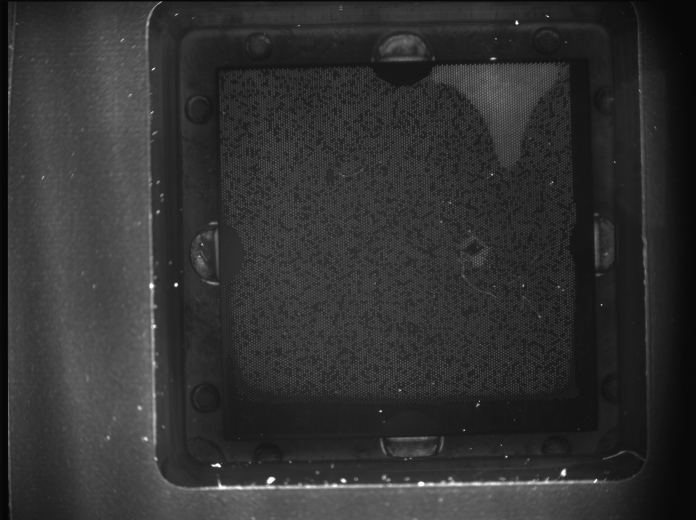
%> input picture assignment4/作业4图像4.tif, 1392 x 1040 px (shown at 1/2 size)
$ octave assignment3.m   (GNU Octave 9; MATLAB toolbox functions it lacks are replaced by stand-ins)
%> lines starting %> are read from the running program, lines starting %| are printed output that depends on the picture; in (x1, y1, x2, y2) boxes, pixels count from 0 and x2, y2 are one past the last pixel; in counts of white or black regions, pixels touching at a corner belong together; the program's own positions count from 1
clear all;
close all;

%% 读取图像
%img = imread('作业4图像3.tif');
img = imread('作业4图像4.tif');
%> img is the input picture: size 1040x1392 uint16; min 0, max 62451, mean 12194.9
figure(1);
subplot(221);imshow(img);title('原始图像');
% 直方图均衡化 高对比度
J = histeq(img);
subplot(222);imshow(J);title('直方图均衡化后');
% 二值化图像
%img_bw = imbinarize(J);
img_bw1 = imbinarize(img(1:1040,1:696));%对图像左半部分进行二值化
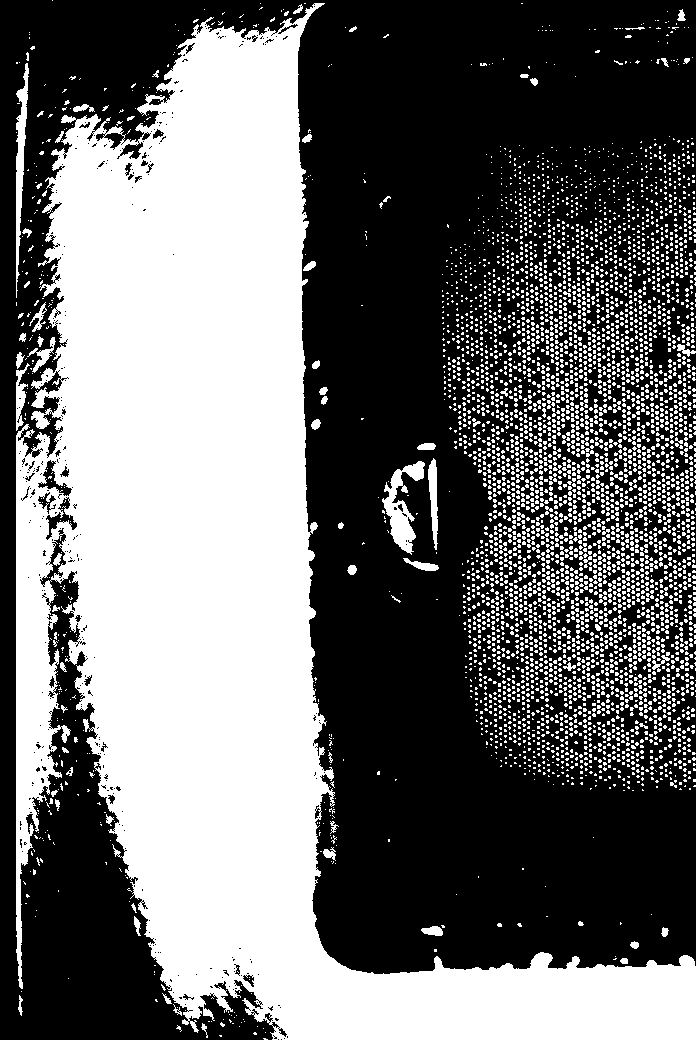
%> img_bw1: size 1040x696 logical; 42.3% white; 4876 white regions (4795 under 20 px), largest, box (x1, y1, x2, y2) and area: (16, 3, 696, 1040) 256088, (382, 461, 425, 555) 1593, (16, 63, 29, 298) 1260
img_bw2 = imbinarize(img(1:1040,697:1392));%对图像右半部分进行二值化
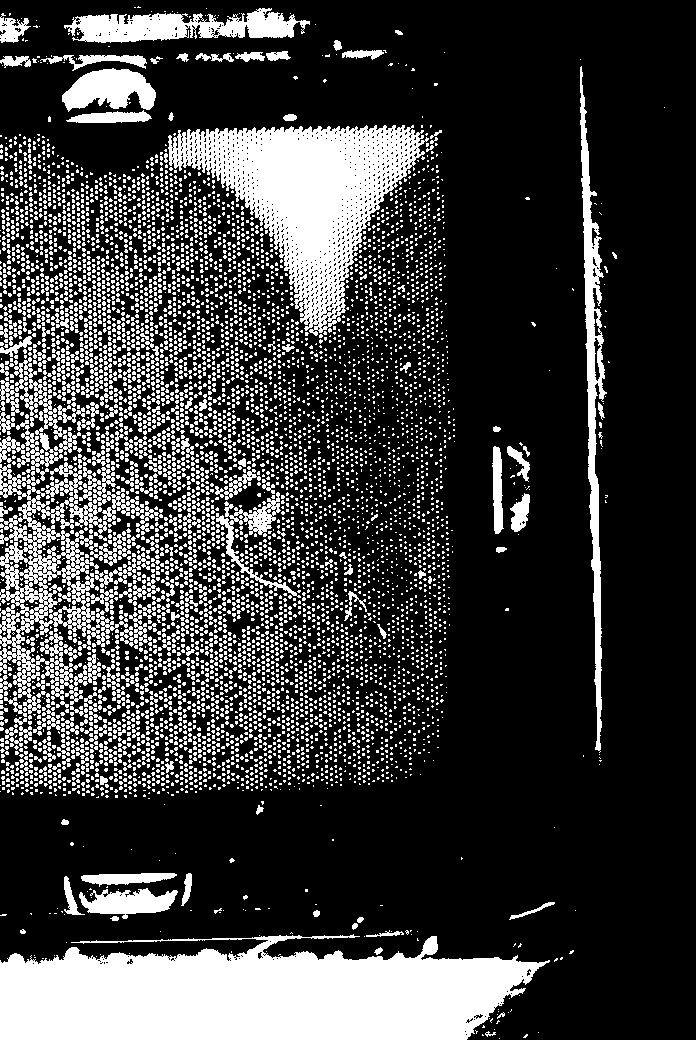
%> img_bw2: size 1040x696 logical; 23.9% white; 7024 white regions (6771 under 20 px), largest, box (x1, y1, x2, y2) and area: (0, 934, 550, 1040) 43400, (168, 125, 429, 336) 22950, (0, 462, 128, 700) 9364
img_bw = [img_bw1,img_bw2];%将二值化图像合成
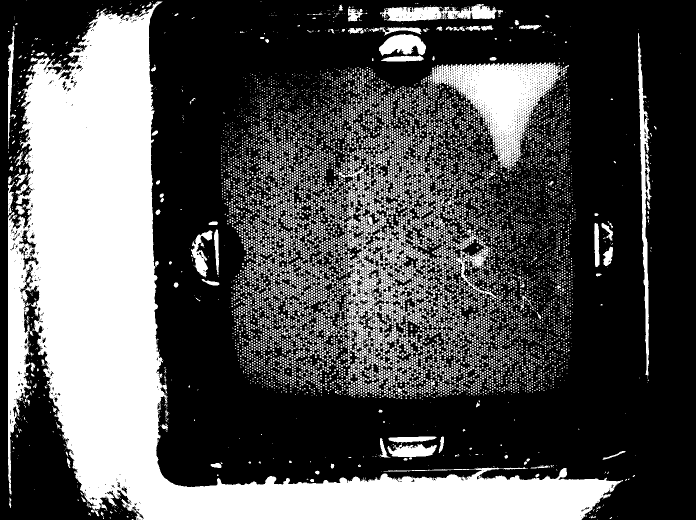
%> img_bw: size 1040x1392 logical (shown at 1/2 size); 33.1% white; 11843 white regions (11511 under 20 px), largest, box (x1, y1, x2, y2) and area: (16, 3, 1246, 1040) 299488, (864, 125, 1125, 336) 22950, (692, 462, 824, 700) 9484
subplot(223);imshow(img_bw);title('二值化后图像');
% 寻找边界
img_edge = edge(img_bw);%寻找二值图像的边界
%> img_edge: size 1040x1392 logical; 9.2% white in thin lines or dots
se1=strel('square',13);%方型结构元素
BW=imclose(img_edge,se1);%闭运算去除干扰
%> BW: size 1040x1392 logical; 34% white; 93 white regions (55 under 20 px), largest, box (x1, y1, x2, y2) and area: (442, 113, 1151, 815) 407142, (15, 2, 340, 1016) 40777, (657, 6, 1007, 124) 10679
A1 = bwmorph(BW,'hbreak',10);%将不同连通域断开连接
BW1 = bwareaopen(A1, 30000);%将连通体面积小于30000的部分删除，去除杂散点
%> BW1: size 1040x1392 logical; 30.9% white; 2 white regions, box (x1, y1, x2, y2) and area: (442, 113, 1151, 815) 407142, (15, 2, 340, 1016) 40777
se2=strel('disk',5);
A2=imerode(BW1,se2);%将相连的连通体断开
%> A2: size 1040x1392 logical; 28.2% white; 24 white regions (7 under 20 px), largest, box (x1, y1, x2, y2) and area: (446, 129, 1147, 794) 389559, (19, 223, 74, 603) 9497, (37, 607, 93, 812) 3210
BW2 = bwareaopen(A2, 10000);%将连通体面积小于10000的部分删除，去除杂散点
%> BW2: size 1040x1392 logical; 26.9% white; 1 white region, box (x1, y1, x2, y2) and area: (446, 129, 1147, 794) 389559
se3=strel('disk',6);
A3=imdilate(BW2,se3);%膨胀操作恢复原来联通体大小
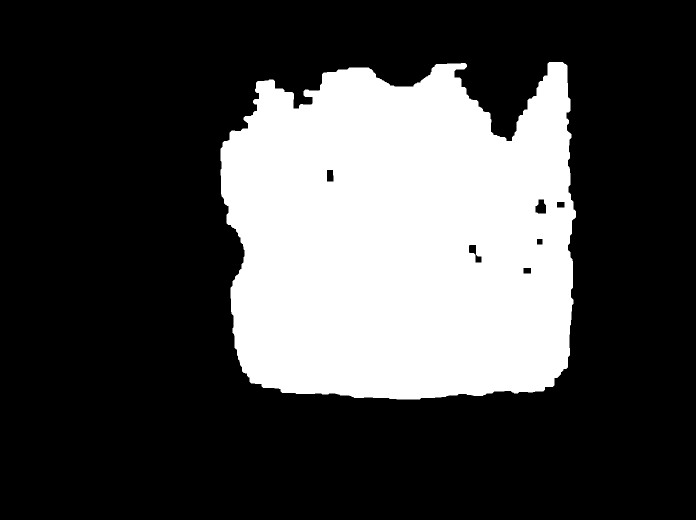
%> A3: size 1040x1392 logical (shown at 1/2 size); 28.2% white; 1 white region
subplot(224),imshow(A3);title('提取出的芯片区域')
%将芯片区域用矩形画出并显示
st = regionprops(A3, 'BoundingBox', 'Area' );
%> st = 1 region; box (x1, y1, x2, y2) and Area: (441, 124, 1152, 799) 408701
[maxArea, indexOfMax] = max([st.Area]);
%> maxArea = 408701; indexOfMax = 1
rectangle('Position',.....
    [st(indexOfMax).BoundingBox(1),st(indexOfMax).BoundingBox(2),st(indexOfMax).BoundingBox(3),st(indexOfMax).BoundingBox(4)],......
    'EdgeColor','r','LineWidth',2)
figure(2)
subplot(221),imshow(img);title('芯片所在位置');

rectangle('Position',.....
    [st(indexOfMax).BoundingBox(1),st(indexOfMax).BoundingBox(2),st(indexOfMax).BoundingBox(3),st(indexOfMax).BoundingBox(4)],......
    'EdgeColor','r','LineWidth',2)

crop_img = imcrop(img, [st.BoundingBox]);

se4=strel('disk',20);
A4=imdilate(BW2,se4);%膨胀操作恢复原来联通体大小
%> A4: size 1040x1392 logical; 31.4% white; 1 white region, box (x1, y1, x2, y2) and area: (427, 110, 1166, 813) 453922
crop_A4 = imcrop(A4, [st.BoundingBox]);
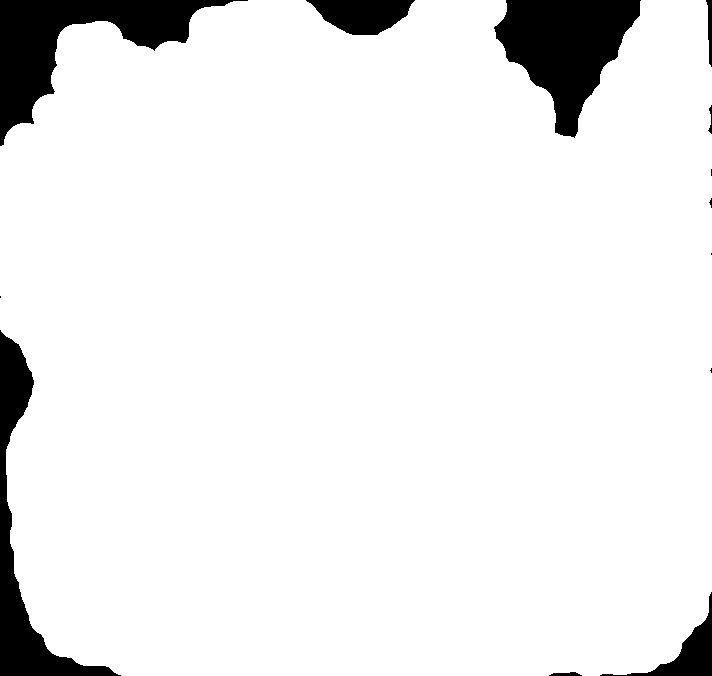
%> crop_A4: size 676x712 logical; 92.6% white; 13 black regions (5 under 20 px), largest, box (x1, y1, x2, y2) and area: (0, 0, 248, 146) 11285, (494, 0, 641, 138) 11064, (0, 330, 121, 676) 8117

subplot(222),imshow(crop_img);title('原图ROI裁剪');

img_enhance = adapthisteq(crop_img);
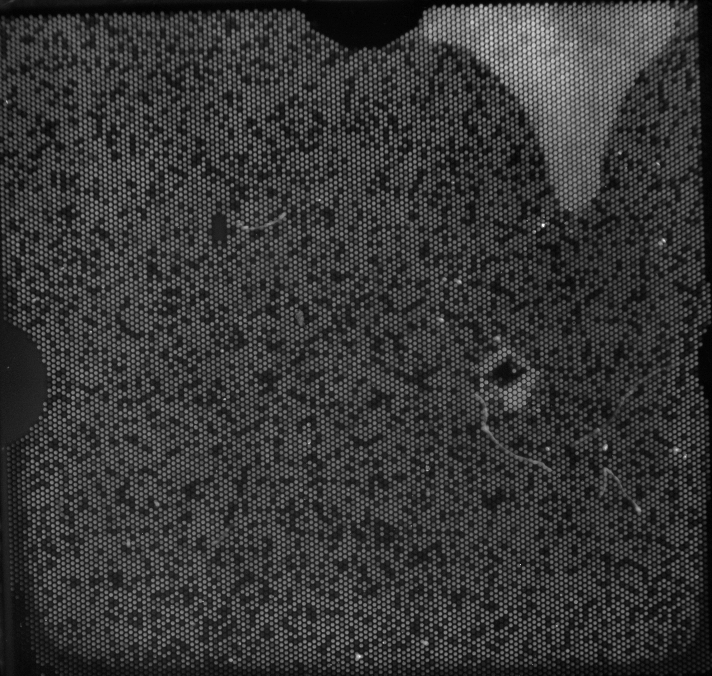
%> img_enhance: size 676x712 uint16; min 0, max 65535, mean 13966.5; drawn with min black and max white
subplot(223),imshow(img_enhance);title('裁剪ROI增强对比度');


img_enhance = imadjust(img_enhance,[],[],0.7);

subplot(224);imshow(img_enhance);title('增强对比度后Gama矫正');
%% 寻找阳性点、阴性点
% 开始计算阳性点数目
[m,n] = size(img_enhance);
%> m = 676; n = 712
chip_pad = padarray(img_enhance,[1 1],0,'both');
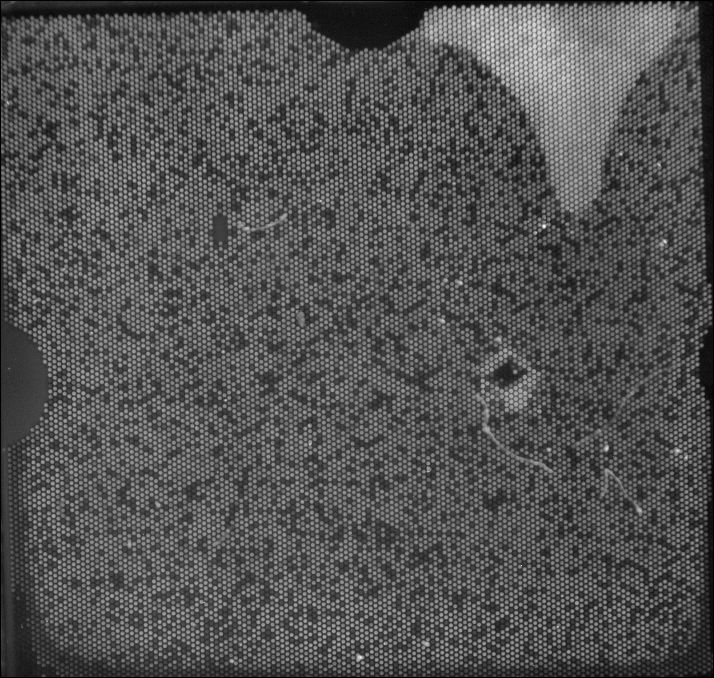
%> chip_pad: size 678x714 uint16; min 0, max 65535, mean 21295.5; drawn with min black and max white
mean_value = mean(img_enhance(:));
%> mean_value = 21418.5
bright_num = 0;
dark_num = 0;
%防止领域内有其他值重复识别
point_map = zeros(m,n);

figure(3)
subplot(1,2,1),imshow(img_enhance),title('原图')
subplot(1,2,2),imshow(img_enhance),title('红色：阳性点，蓝色：阴性点')
hold on
%利用循环筛选阳性点和阴性点
%> (the run ends here)
